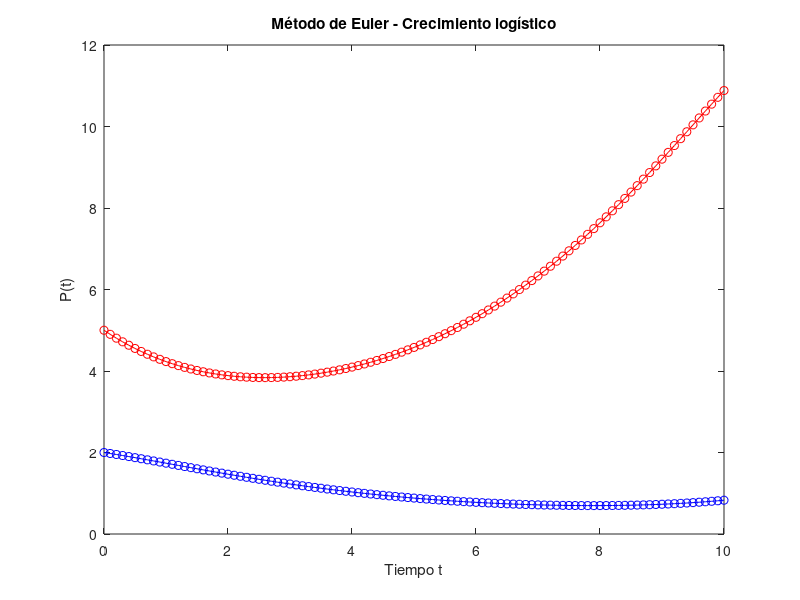

Recreate this plot in MATLAB.
#Ejercicio depredador conejo
clear all
# valores iniciales
A=0.4; # natalidad conejo
B=0.3; # mortalidad conejo
C=0.05; # tasa depredación zorros a conejos
D=0.37; # mortalidad de zorros
x(1)=5; # conejos población
y(1)=2; # zorros población
t(1)=0;
h=0.1; # avance
#Los valores para poblaciones estables son:
#(y,x) = (0,0) y (7.4,1.33)


#ecuaciones
for i = 1:100
  x(i+1)=x(i)+h*(A*x(i)-B*x(i)*y(i));
  y(i+1)=y(i)+h*(C*x(i)*y(i)-D*y(i));
  t(i+1)=t(i)+h;
endfor
#En funcion de Y
plot(t, y, 'b-o');
xlabel('Tiempo t');
ylabel('P(t)');
title('Método de Euler - Crecimiento logístico');
#En funcion de X
hold on;
plot(t, x , 'r-o');
xlabel('Tiempo t');
ylabel('P(t)');
title('Método de Euler - Crecimiento logístico');

